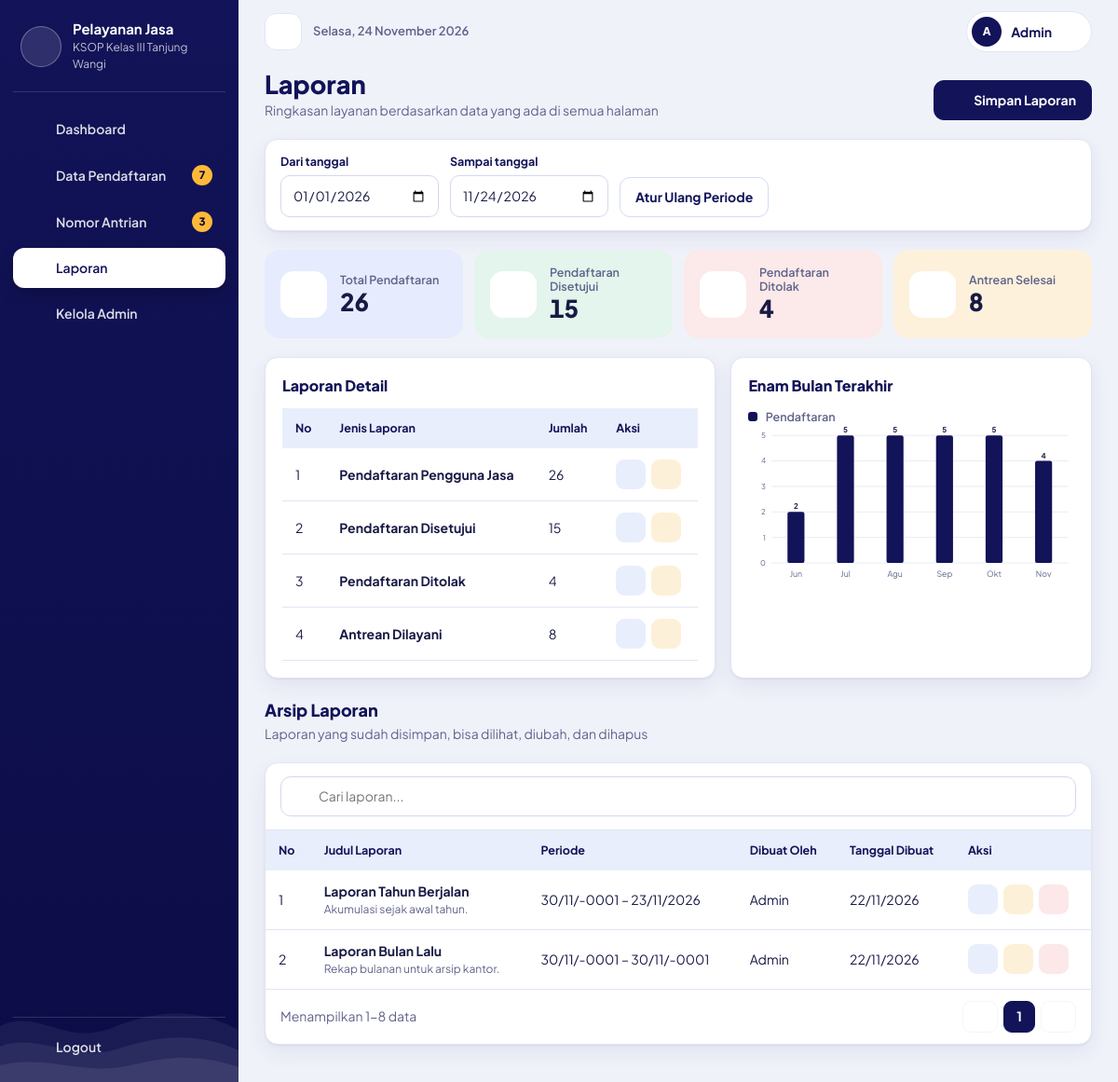
Screenshot of /laporan.php (signed in) with the database file from the repository.
### tables this page shows
CREATE TABLE laporan (
  id INT AUTO_INCREMENT PRIMARY KEY,
  judul VARCHAR(150) NOT NULL,
  dari DATE NOT NULL,
  sampai DATE NOT NULL,
  catatan TEXT,
  dibuat DATETIME NOT NULL,
  oleh VARCHAR(100) NOT NULL,
  jml_pendaftaran INT NOT NULL DEFAULT 0,
  jml_permohonan INT NOT NULL DEFAULT 0,
  jml_disetujui INT NOT NULL DEFAULT 0,
  jml_ditolak INT NOT NULL DEFAULT 0,
  jml_antrean INT NOT NULL DEFAULT 0
);

### laporan.php (the view, shortened to what the rows shown need)
<?php
include 'config/koneksi.php';
include 'includes/fungsi.php';
$admin_login = cek_login($koneksi);
$kondisi_arsip = "1=1";
$total = hitung($koneksi, "SELECT COUNT(*) AS jumlah FROM laporan WHERE $kondisi_arsip");
$halaman = halaman_sekarang($total);
$mulai = ($halaman - 1) * PER_HALAMAN;
$arsip = ambil_semua($koneksi, "SELECT * FROM laporan WHERE $kondisi_arsip ORDER BY dibuat DESC, id DESC LIMIT $mulai, " . PER_HALAMAN);
$css_tambahan = array('dashboard.css', 'laporan.css');
include 'includes/header.php';
?>
<div class="phead">
    <div>
        <h1>Laporan</h1>
    </div>
</div>
<div class="cols">
    <section class="card panel">
        <div class="ph">
            <h2>Laporan Detail</h2>
        </div>
        <div class="tw">
            <table style="min-width:420px">
                <thead>
                    <tr>
                        <th>No</th>
                        <th>Jenis Laporan</th>
                        <th>Jumlah</th>
                        <th>Aksi</th>
                    </tr>
                </thead>
            </table>
        </div>
    </section>
    <section class="card panel">
        <div class="ph">
            <h2>Enam Bulan Terakhir</h2>
        </div>
    </section>
</div>
<div class="phead">
    <div>
        <h2 style="font-size:18px;font-weight:800;color:var(--navy)">Arsip Laporan</h2>
    </div>
</div>
<section class="card tcard">
    <div class="tw">
        <table>
            <thead>
                <tr>
                    <th>No</th>
                    <th>Judul Laporan</th>
                    <th>Periode</th>
                    <th>Dibuat Oleh</th>
                    <th>Tanggal Dibuat</th>
                    <th>Aksi</th>
                </tr>
            </thead>
            <tbody>
                <?php
                $no = $mulai + 1;
                foreach ($arsip as $r) {
                ?>
                    <tr>
                        <td><?= $no++ ?></td>
                        <td>
                            <b><?= e($r['judul']) ?></b>
                            <?= ($r['catatan'] != '') ? '<small>' . e($r['catatan']) . '</small>' : '' ?>
                        </td>
                        <td><?= tgl($r['dari']) ?> – <?= tgl($r['sampai']) ?></td>
                        <td><?= e($r['oleh']) ?></td>
                        <td><?= tgl($r['dibuat']) ?></td>
                        <td>
                            <div class="acts">
                                <?= tombol_lihat($r, 'lihatLaporan') ?>
                                <?= tombol_ubah($r, 'ubahLaporan') ?>
                                <?= tombol_hapus('laporan.php', $r['id'], $r['judul']) ?>
                            </div>
                        </td>
                    </tr>
                <?php } ?>
            </tbody>
        </table>
    </div>
</section>
<?php include 'includes/footer.php'; ?>

### includes/header.php (shortened to what the rows shown need)
<?php
$admin_login = $admin_login ?? [
    'nama' => 'Admin',
    'peran' => 'Administrator',
    'email' => '',
    'username' => 'admin'
];
$nama_admin = $admin_login['nama'] ?? 'Admin';
$inisial = '';
$kata_nama = explode(' ', $nama_admin);
foreach ($kata_nama as $kata) {
    if ($kata != '' && strlen($inisial) < 2) {
        $inisial .= strtoupper(substr($kata, 0, 1));
    }
}
$css_tambahan = $css_tambahan ?? [];
?>
<!doctype html>
<html lang="id">
<head>
<link rel="stylesheet" href="css/style.css">
<?php foreach ($css_tambahan as $file_css) { ?>
<link rel="stylesheet" href="css/<?= $file_css ?>">
<?php } ?>
</head>
<body>
<div class="app" id="app">
            <span class="logo"><?= ikon('anchor') ?></span>
    <div class="main" id="main">
        <header class="topbar">
            <div class="tright">
                <div class="pf">
                    <button type="button" class="pf-btn" id="tombol-profil-menu" onclick="ubahMenuProfil()" aria-haspopup="true" aria-expanded="false">
                        <span class="av"><?= e($inisial) ?></span>
                        <span class="pn"><?= e($admin_login['nama']) ?></span>
                        <?= ikon('down') ?>
                    </button>
                </div>
            </div>
        </header>
        <main class="content">

### includes/fungsi.php (shortened to what the rows shown need)
<?php
function e($teks)
{
    return htmlspecialchars((string)$teks, ENT_QUOTES, 'UTF-8');
}
function ambil_semua($koneksi, $sql)
{
    $hasil = mysqli_query($koneksi, $sql);
    $data = array();
    while ($baris = mysqli_fetch_assoc($hasil)) {
        $data[] = $baris;
    }
    return $data;
}
function ambil_satu($koneksi, $sql)
{
    $hasil = mysqli_query($koneksi, $sql);
    return mysqli_fetch_assoc($hasil);
}
function hitung($koneksi, $sql)
{
    $baris = ambil_satu($koneksi, $sql);
    return (int)$baris['jumlah'];
}
function cek_login($koneksi)
{
    $id = (int)$_SESSION['admin_id'];
    $admin = ambil_satu($koneksi, "SELECT * FROM admin WHERE id = $id AND status = 'Aktif'");
    return $admin;
}
function tgl($tanggal)
{
    return date('d/m/Y', strtotime($tanggal));
}
function halaman_sekarang($total)
{
    $hal = isset($_GET['hal']) ? (int)$_GET['hal'] : 1;
    $jumlah_halaman = max(1, ceil($total / PER_HALAMAN));
    return $hal;
}
function ikon($nama)
{
    $daftar = array(
        'home'   => '<path d="M3 11l9-8 9 8"/><path d="M5 10v10h14V10"/><path d="M10 20v-6h4v6"/>',
        'users'  => '<circle cx="9" cy="8" r="3.5"/><path d="M2.5 20c0-3.6 2.9-6 6.5-6s6.5 2.4 6.5 6"/><circle cx="17" cy="9" r="2.5"/><path d="M17 14c2.8 0 4.5 1.8 4.5 4.5"/>',
        'file'   => '<path d="M14 3H7a2 2 0 0 0-2 2v14a2 2 0 0 0 2 2h10a2 2 0 0 0 2-2V8z"/><path d="M14 3v5h5"/><path d="M9 13h6M9 17h6"/>',
        'ticket' => '<path d="M3 9a2 2 0 0 0 0 6v3h18v-3a2 2 0 0 1 0-6V6H3z"/><path d="M13 6v12" stroke-dasharray="2 2"/>',
        'chart'  => '<path d="M5 20v-8M12 20V5M19 20v-12"/>',
        'logout' => '<path d="M9 21H5a2 2 0 0 1-2-2V5a2 2 0 0 1 2-2h4"/><path d="M16 17l5-5-5-5M21 12H9"/>',
        'menu'   => '<path d="M4 6h16M4 12h16M4 18h16"/>',
        'plus'   => '<path d="M12 5v14M5 12h14"/>',
        'search' => '<circle cx="11" cy="11" r="7"/><path d="M21 21l-4.3-4.3"/>',
        'eye'    => '<path d="M2 12s3.6-7 10-7 10 7 10 7-3.6 7-10 7S2 12 2 12z"/><circle cx="12" cy="12" r="3"/>',
        'edit'   => '<path d="M12 20h9"/><path d="M16.5 3.5a2.1 2.1 0 0 1 3 3L7 19l-4 1 1-4z"/>',
        'trash'  => '<path d="M3 6h18"/><path d="M8 6V4h8v2"/><path d="M19 6l-1 14H6L5 6"/><path d="M10 11v6M14 11v6"/>',
        'check'  => '<circle cx="12" cy="12" r="10"/><path d="M8 12l3 3 5-6"/>',
        'x'      => '<circle cx="12" cy="12" r="10"/><path d="M15 9l-6 6M9 9l6 6"/>',
        'close'  => '<path d="M6 6l12 12M18 6L6 18"/>',
        'clock'  => '<circle cx="12" cy="12" r="10"/><path d="M12 7v5l3 2"/>',
        'arrow'  => '<path d="M5 12h14M13 6l6 6-6 6"/>',
        'shield' => '<path d="M12 3l8 3v6c0 5-3.5 8-8 9-4.5-1-8-4-8-9V6z"/><path d="M9 12l2 2 4-4"/>',
        'user'   => '<circle cx="12" cy="8" r="4"/><path d="M4 21c0-4 3.6-6 8-6s8 2 8 6"/>',
        'info'   => '<circle cx="12" cy="12" r="10"/><path d="M12 11v6M12 7.5v.5"/>',
        'anchor' => '<circle cx="12" cy="5" r="2.5"/><path d="M12 7.5V21M7 11h10M4 15c0 3.5 3.6 6 8 6s8-2.5 8-6M4 15l2-2M20 15l-2-2"/>',
        'left'   => '<path d="M15 6l-6 6 6 6"/>',
        'right'  => '<path d="M9 6l6 6-6 6"/>',
        'down'   => '<path d="M6 9l6 6 6-6"/>',
        'mega'   => '<path d="M3 11v2a1 1 0 0 0 1 1h3l5 4V6L7 10H4a1 1 0 0 0-1 1z"/><path d="M16 9a4 4 0 0 1 0 6"/>',
        'copy'   => '<rect x="9" y="9" width="12" height="12" rx="2"/><path d="M5 15V5a2 2 0 0 1 2-2h8"/>'
    );
    return '<svg class="ic" viewBox="0 0 24 24" fill="none" stroke="currentColor" stroke-width="2" stroke-linecap="round" stroke-linejoin="round" aria-hidden="true">' . $daftar[$nama] . '</svg>';
}
function tombol_lihat($data, $fungsi_js)
{
    return '<button type="button" class="ab view" title="Lihat" aria-label="Lihat" data-json="' . e(json_encode($data)) . '" onclick="' . $fungsi_js . '(this)">' . ikon('eye') . '</button>';
}
function tombol_ubah($data, $fungsi_js, $tambahan = '')
{
    return '<button type="button" class="ab edit" title="Ubah" aria-label="Ubah" ' . $tambahan . ' data-json="' . e(json_encode($data)) . '" onclick="' . $fungsi_js . '(this)">' . ikon('edit') . '</button>';
}
function tombol_hapus($file, $id, $nama)
{
    return '<button type="button" class="ab del" title="Hapus" aria-label="Hapus" onclick="konfirmasiHapus(\'' . $file . '\', ' . (int)$id . ', ' . e(json_encode($nama)) . ')">' . ikon('trash') . '</button>';
}

### rows the page displays
laporan: judul "Laporan Tahun Berjalan", catatan "Akumulasi sejak awal tahun.", dari "30/11/-0001", sampai "23/11/2026", oleh "Admin", dibuat "22/11/2026"
laporan: judul "Laporan Bulan Lalu", catatan "Rekap bulanan untuk arsip kantor.", dari "30/11/-0001", sampai "30/11/-0001", oleh "Admin", dibuat "22/11/2026"

### other values shown
$menu[1] "Dashboard"
$menu[1] "Data Pendaftaran"
$badge[$menu[3]] "7"
$menu[1] "Nomor Antrian"
$badge[$menu[3]] "3"
$menu[1] "Laporan"
$menu[1] "Kelola Admin"
tanggal_panjang() "Selasa, 24 November 2026"
$inisial "A"
$admin_login['nama'] "Admin"
$r[0] "Total Pendaftaran"
$r[1] "26"
$r[0] "Pendaftaran Disetujui"
$r[1] "15"
$r[0] "Pendaftaran Ditolak"
